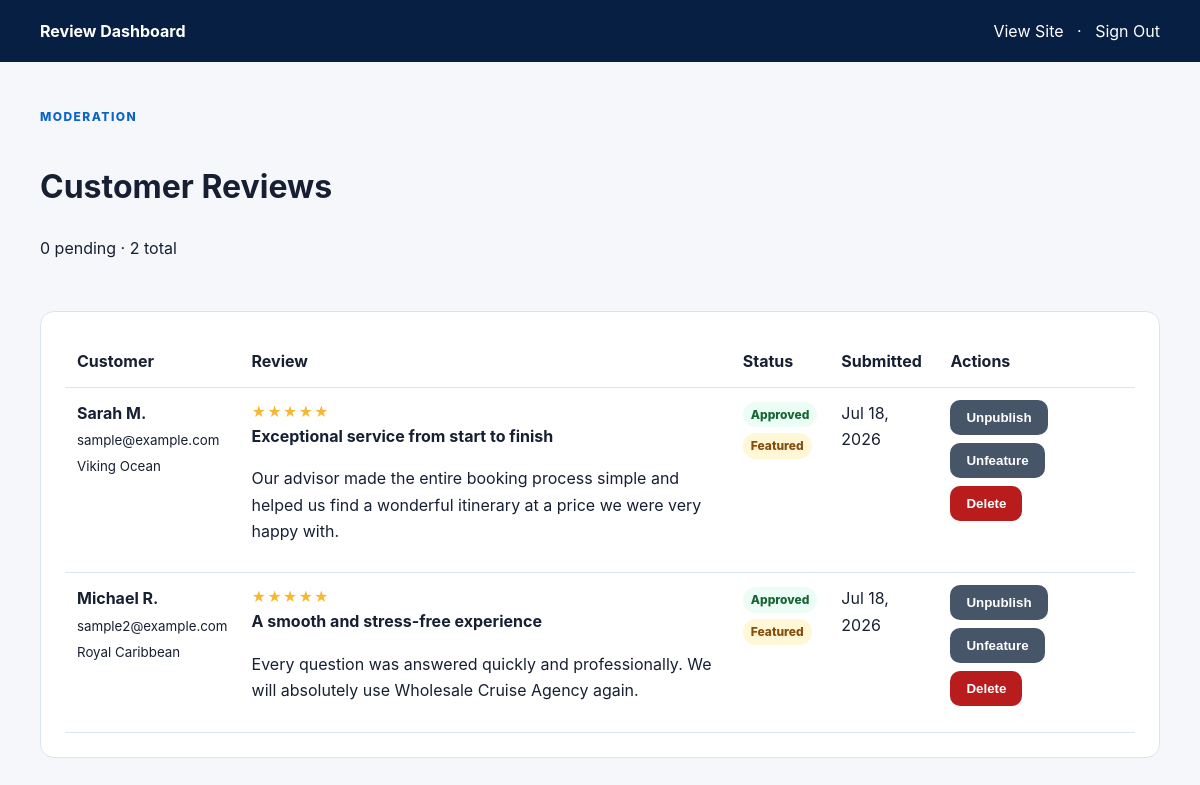
The page /admin/index.php (signed in) on the database its author committed.
### tables this page shows
CREATE TABLE IF NOT EXISTS reviews (
    id INT UNSIGNED AUTO_INCREMENT PRIMARY KEY,
    customer_name VARCHAR(120) NOT NULL,
    customer_email VARCHAR(190) NOT NULL,
    cruise_line VARCHAR(120) DEFAULT NULL,
    trip_name VARCHAR(180) DEFAULT NULL,
    rating TINYINT UNSIGNED NOT NULL,
    title VARCHAR(180) NOT NULL,
    review_text TEXT NOT NULL,
    photo_path VARCHAR(255) DEFAULT NULL,
    status ENUM('pending','approved') NOT NULL DEFAULT 'pending',
    featured TINYINT(1) NOT NULL DEFAULT 0,
    created_at TIMESTAMP NOT NULL DEFAULT CURRENT_TIMESTAMP,
    updated_at TIMESTAMP NOT NULL DEFAULT CURRENT_TIMESTAMP ON UPDATE CURRENT_TIMESTAMP,
    INDEX idx_status_created (status, created_at),
    INDEX idx_featured (featured)
);

### config.php (called while the page is built, shortened)
<?php
function env_value(string $key, string $default = ''): string
{
    $value = getenv($key);
    return $value === false || $value === '' ? $default : $value;
}
function db(): PDO
{
    $host = env_value('DB_HOST', 'localhost');
    $name = env_value('DB_NAME', 'wholesale_reviews');
    $user = env_value('DB_USER', 'root');
    $pass = env_value('DB_PASS', '');
    $pdo = new PDO(
        "mysql:host={$host};dbname={$name};charset=utf8mb4",
        $user,
        $pass,
        [
            PDO::ATTR_ERRMODE => PDO::ERRMODE_EXCEPTION,
            PDO::ATTR_DEFAULT_FETCH_MODE => PDO::FETCH_ASSOC,
            PDO::ATTR_EMULATE_PREPARES => false,
        ]
    );
    return $pdo;
}
function e(?string $value): string
{
    return htmlspecialchars($value ?? '', ENT_QUOTES, 'UTF-8');
}

### admin/index.php (the view, shortened to what this page needs)
<?php
require dirname(__DIR__) . '/config.php';
$reviews = db()->query('SELECT * FROM reviews ORDER BY status ASC, featured DESC, created_at DESC')->fetchAll();
$pending = count(array_filter($reviews, fn($r) => $r['status'] === 'pending'));
?>
<!doctype html>
<html lang="en">
<head>
    <link rel="stylesheet" href="../assets/style.css">
</head>
<body class="admin-shell">
<header class="admin-header"><div class="container"><strong>Review Dashboard</strong><div><a href="../index.php" target="_blank">View Site</a> &nbsp; · &nbsp; <a href="logout.php">Sign Out</a></div></div></header>
<main class="container admin-main">
    <div class="section-heading"><div><span class="eyebrow">Moderation</span><h1>Customer Reviews</h1><p><?= $pending ?> pending · <?= count($reviews) ?> total</p></div></div>
    <div class="admin-card" style="overflow-x:auto">
        <table class="admin-table">
            <thead><tr><th>Customer</th><th>Review</th><th>Status</th><th>Submitted</th><th>Actions</th></tr></thead>
            <tbody>
            <?php foreach ($reviews as $review): ?>
                <tr>
                    <td><strong><?= e($review['customer_name']) ?></strong><br><small><?= e($review['customer_email']) ?></small><br><small><?= e($review['cruise_line']) ?></small></td>
                    <td><div class="stars card-stars"><?= str_repeat('★', (int)$review['rating']) ?></div><strong><?= e($review['title']) ?></strong><p><?= nl2br(e($review['review_text'])) ?></p></td>
                    <td><span class="badge badge-<?= e($review['status']) ?>"><?= e(ucfirst($review['status'])) ?></span><?php if ($review['featured']): ?><br><span class="badge" style="background:#fff7d6;color:#854d0e;margin-top:6px">Featured</span><?php endif; ?></td>
                    <td><?= e(date('M j, Y', strtotime($review['created_at']))) ?></td>
                    <td><div class="admin-actions">
                        <?php if ($review['status'] === 'pending'): ?><form method="post"><input type="hidden" name="csrf" value="<?= e(csrf_token()) ?>"><input type="hidden" name="id" value="<?= (int)$review['id'] ?>"><button class="button button-small" name="action" value="approve">Approve</button></form><?php else: ?><form method="post"><input type="hidden" name="csrf" value="<?= e(csrf_token()) ?>"><input type="hidden" name="id" value="<?= (int)$review['id'] ?>"><button class="button button-small button-muted" name="action" value="unapprove">Unpublish</button></form><?php endif; ?>
                        <?php if ($review['featured']): ?><form method="post"><input type="hidden" name="csrf" value="<?= e(csrf_token()) ?>"><input type="hidden" name="id" value="<?= (int)$review['id'] ?>"><button class="button button-small button-muted" name="action" value="unfeature">Unfeature</button></form><?php else: ?><form method="post"><input type="hidden" name="csrf" value="<?= e(csrf_token()) ?>"><input type="hidden" name="id" value="<?= (int)$review['id'] ?>"><button class="button button-small button-secondary" name="action" value="feature">Feature</button></form><?php endif; ?>
                        <form method="post" onsubmit="return confirm('Permanently delete this review?')"><button class="button button-small button-danger" name="action" value="delete">Delete</button></form>
                    </div></td>
                </tr>
            <?php endforeach; ?>
            </tbody>
        </table>
    </div>
</main>
</body>
</html>

### assets/style.css (style rules this page uses)
:root { --navy:#071f42;--blue:#0a64c9;--sky:#eaf5ff;--gold:#f7b731;--ink:#172033;--muted:#64748b;--line:#dce5ef;--white:#fff;--shadow:0 18px 50px rgba(7,31,66,.12) }
* { box-sizing:border-box }
html { scroll-behavior:smooth }
body { margin:0;font-family:Inter,Arial,sans-serif;color:var(--ink);background:#fff;line-height:1.65 }
a { color:var(--blue);text-decoration:none }
.container { width:min(1120px,calc(100% - 36px));margin:auto }
.eyebrow { display:inline-block;color:var(--blue);font-weight:800;text-transform:uppercase;letter-spacing:.12em;font-size:12px;margin-bottom:12px }
.button { display:inline-flex;align-items:center;justify-content:center;border:0;border-radius:10px;background:var(--blue);color:#fff;padding:14px 22px;font-weight:800;cursor:pointer;transition:.2s }
.button-small { padding:10px 16px }
.stars { color:var(--gold);letter-spacing:4px;font-size:22px }
.section-heading { display:flex;justify-content:space-between;align-items:end;gap:30px;margin-bottom:34px }
.card-stars { font-size:14px;letter-spacing:1px }
.admin-shell { min-height:100vh;background:#f5f7fb }
.admin-header { background:var(--navy);color:#fff;padding:18px 0 }
.admin-header .container { display:flex;justify-content:space-between;align-items:center }
.admin-header a { color:#fff }
.admin-main { padding:40px 0 }
.admin-card { background:#fff;border:1px solid var(--line);border-radius:14px;padding:24px;margin-bottom:20px }
.admin-table { width:100%;border-collapse:collapse }
.admin-table th,.admin-table td { text-align:left;padding:12px;border-bottom:1px solid var(--line);vertical-align:top }
.admin-actions { display:flex;gap:8px;flex-wrap:wrap }
.button-danger { background:#b91c1c }
.button-muted { background:#475569 }
.badge { display:inline-block;padding:3px 8px;border-radius:999px;font-size:12px;font-weight:800 }
.badge-approved { background:#ecfdf5;color:#166534 }

### rows shown on the page
reviews: customer_name "Sarah M.", customer_email "sample@example.com", cruise_line "Viking Ocean", rating "★★★★★", title "Exceptional service from start to finish", review_text "Our advisor made the entire booking process simple and helped us find a wonderful itinerary at a price we were very happy with.", status "Approved", featured "Featured", created_at "Jul 18, 2026"
reviews: customer_name "Michael R.", customer_email "sample2@example.com", cruise_line "Royal Caribbean", rating "★★★★★", title "A smooth and stress-free experience", review_text "Every question was answered quickly and professionally. We will absolutely use Wholesale Cruise Agency again.", status "Approved", featured "Featured", created_at "Jul 18, 2026"

### other values the page prints
$pending "0"
count($reviews) "2"
